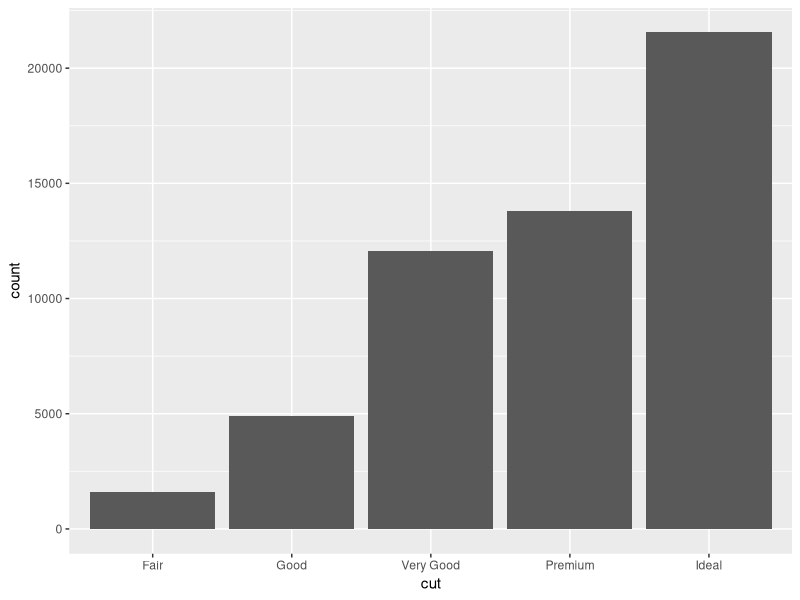
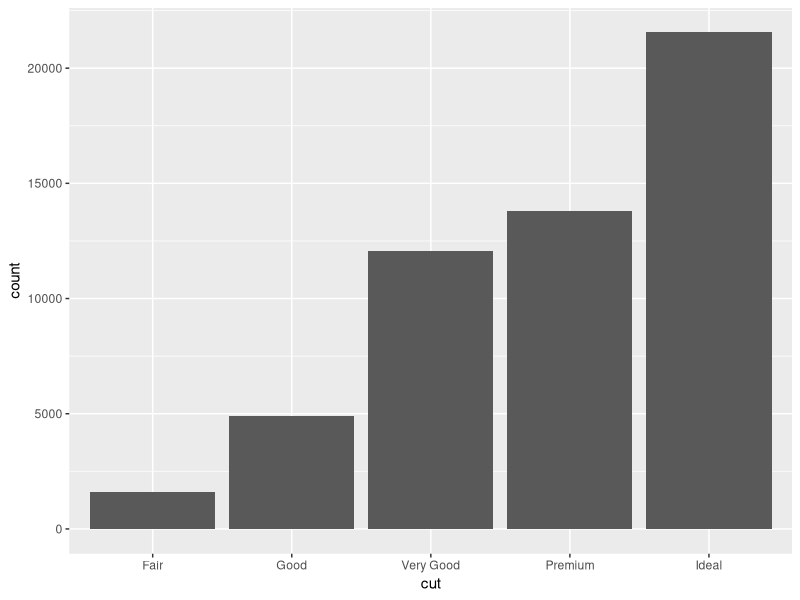
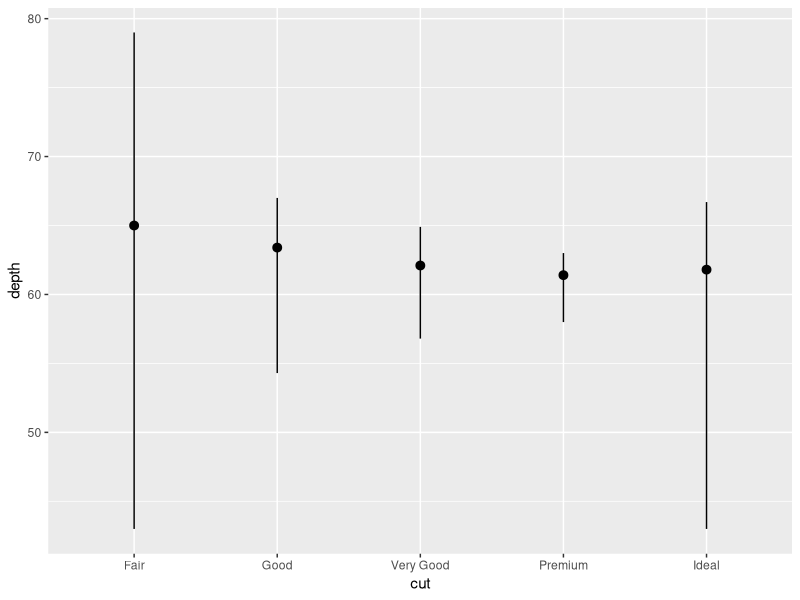
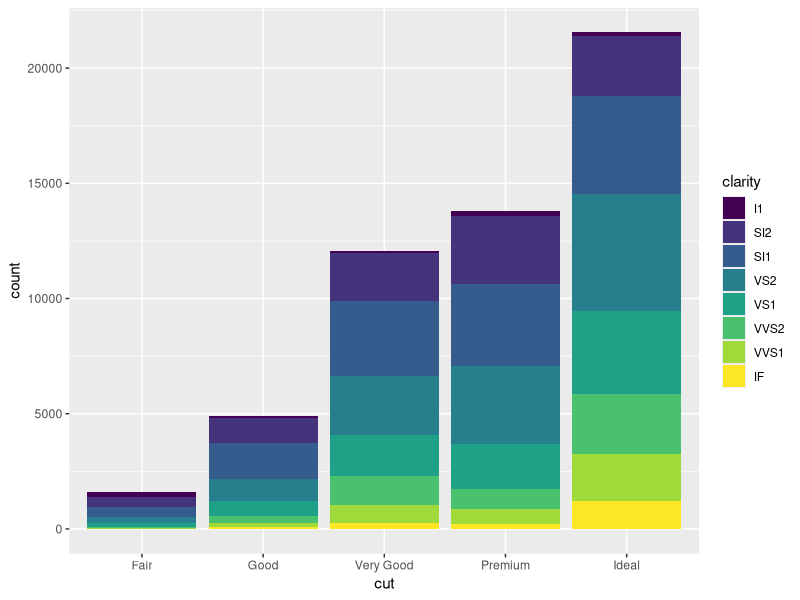
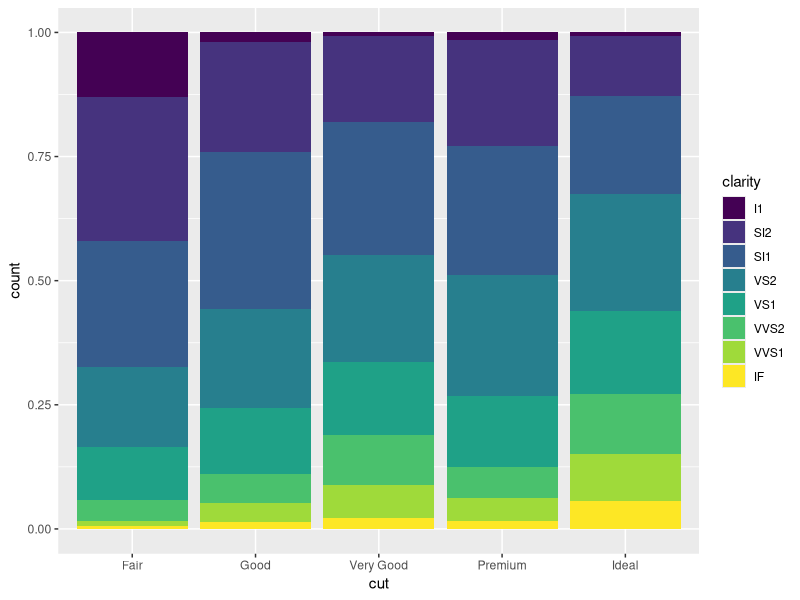
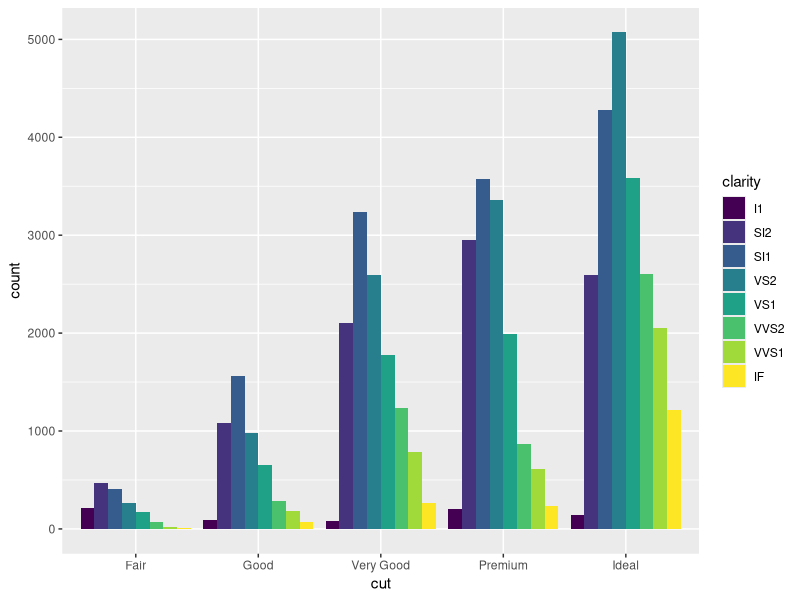
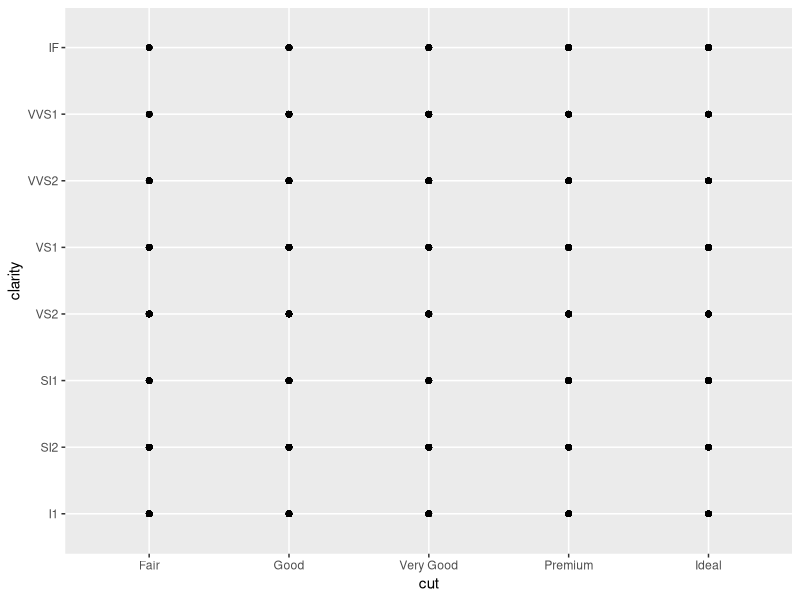

Source code (R) for these figures, in order:
# Exercise 2: More ggplot2 Grammar

# Install and load `ggplot2`
# install.packages("ggplot2") # if needed
library("ggplot2")

# For this exercise you will again be working with the `diamonds` data set.
# Use `?diamonds` to review details about this data set
?diamonds


## Statistical Transformations

# Draw a bar chart of the diamonds data, organized by cut
# The height of each bar is based on the "count" (number) of diamonds with that cut
ggplot(data = diamonds) +
  geom_bar(mapping = aes(x = cut))

# Use the `stat_count` to apply the statistical transformation "count" to the diamonds
# by cut. You do not need a separate geometry layer!
ggplot(data = diamonds) +
  stat_count(mapping = aes(x = cut))

# Use the `stat_summary` function to draw a chart with a summary layer.
# Map the x-position to diamond `cut`, and the y-position to diamond `depth`
# Bonus: use `min` as the function ymin, `max` as the function ymax, and `median` as the function y
ggplot(data = diamonds) +
  stat_summary(mapping = aes(x = cut, y = depth),
               fun.ymin = min, fun.ymax = max, fun.y = median)



## Position Adjustments

# Draw a bar chart of diamond data organized by cut, with each bar filled by clarity.
# You should see a _stacked_ bar chart.
ggplot(data = diamonds) +
  geom_bar(mapping = aes(x = cut, fill = clarity))

# Draw the same chart again, but with each element positioned to "fill" the y axis
ggplot(data = diamonds) +
  geom_bar(mapping = aes(x = cut, fill = clarity), position = "fill")

# Draw the same chart again, but with each element positioned to "dodge" each other
ggplot(data = diamonds) +
  geom_bar(mapping = aes(x = cut, fill = clarity), position = "dodge")

# Draw a plot with point geometry with the x-position mapped to `cut` and the y-position mapped to `clarity`
# This creates a "grid" grouping the points
ggplot(data = diamonds) + 
  geom_point(mapping = aes(x = cut, y = clarity))

# Use the "jitter" position adjustment to keep the points from all overlapping!
# (This works a little better with a sample of diamond data, such as from the previous exercise).



## Scales

# Draw a "boxplot" (with `geom_boxplot()`) for the diamond's price (y) by color (x)


# This has a lot of outliers, making it harder to read. To fix this, draw the same plot but
# with a _logarithmic_ scale for the y axis.


# For another version, draw the same plot but with `violin` geometry instead of `boxplot` geometry!
# How does the logarithmic scale change the data presentation?


# Another interesting plot: draw a plot of the diamonds price (y) by carat (x), using a heatmap of 2d bins
# (geom_bin2d)
# What happens when you make the x and y channels scale logarithmically?


# Draw a scatter plot for the diamonds  price (y) by carat (x). Color each point by the clarity
# (Remember, this will take a while. Use a sample of the diamonds for faster results)


# Change the color of the previous plot using a ColorBrewer scale of your choice. What looks nice?



## Coordinate Systems

# Draw a bar chart with x-position and fill color BOTH mapped to cut
# For best results, SET the `width` of the geometry to be 1 (fill plot, no space between)
# You can save this to a variable for easier modifications


# Draw the same chart, but with the coordinate system flipped


# Draw the same chart, but in a polar coordinate system. Now you have a Coxcomb chart!



## Facets

# Take the scatter plot of price by carat data (colored by clarity) and add _facets_ based on
# the diamond's `color`



## Saving Plots

# Use the `ggsave()` function to save one of your plots (the most recent one generated) to disk.
# Name the output file "my-plot.png".
# Make sure you've set the working directory!!
